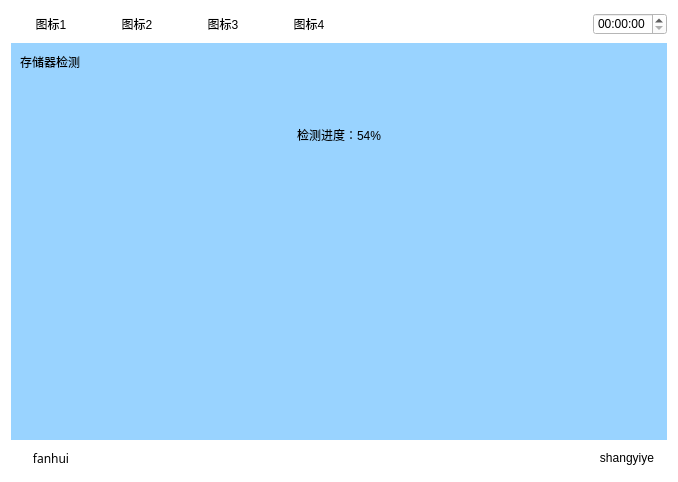
<?xml version="1.0" encoding="UTF-8"?>
<ui version="4.0">
 <class>Cunchuqijiance</class>
 <widget class="QWidget" name="Cunchuqijiance">
  <property name="geometry">
   <rect>
    <x>0</x>
    <y>0</y>
    <width>678</width>
    <height>482</height>
   </rect>
  </property>
  <property name="windowTitle">
   <string>Form</string>
  </property>
  <property name="styleSheet">
   <string notr="true">background-color: rgb(255, 255, 255);</string>
  </property>
  <layout class="QVBoxLayout" name="verticalLayout_3" stretch="1,5,1">
   <item>
    <layout class="QHBoxLayout" name="horizontalLayout_5">
     <item>
      <widget class="QPushButton" name="pushButton">
       <property name="text">
        <string>图标1</string>
       </property>
       <property name="flat">
        <bool>true</bool>
       </property>
      </widget>
     </item>
     <item>
      <widget class="QPushButton" name="pushButton_2">
       <property name="text">
        <string>图标2</string>
       </property>
       <property name="flat">
        <bool>true</bool>
       </property>
      </widget>
     </item>
     <item>
      <widget class="QPushButton" name="pushButton_3">
       <property name="text">
        <string>图标3</string>
       </property>
       <property name="flat">
        <bool>true</bool>
       </property>
      </widget>
     </item>
     <item>
      <widget class="QPushButton" name="pushButton_4">
       <property name="text">
        <string>图标4</string>
       </property>
       <property name="flat">
        <bool>true</bool>
       </property>
      </widget>
     </item>
     <item>
      <spacer name="horizontalSpacer_4">
       <property name="orientation">
        <enum>Qt::Horizontal</enum>
       </property>
       <property name="sizeHint" stdset="0">
        <size>
         <width>40</width>
         <height>20</height>
        </size>
       </property>
      </spacer>
     </item>
     <item>
      <widget class="QTimeEdit" name="timeEdit_2"/>
     </item>
    </layout>
   </item>
   <item>
    <widget class="QWidget" name="widget" native="true">
     <property name="sizePolicy">
      <sizepolicy hsizetype="Preferred" vsizetype="Preferred">
       <horstretch>0</horstretch>
       <verstretch>0</verstretch>
      </sizepolicy>
     </property>
     <property name="contextMenuPolicy">
      <enum>Qt::DefaultContextMenu</enum>
     </property>
     <property name="styleSheet">
      <string notr="true">background-color: rgb(153, 211, 255);</string>
     </property>
     <layout class="QVBoxLayout" name="verticalLayout_2">
      <item>
       <layout class="QHBoxLayout" name="horizontalLayout">
        <item>
         <widget class="QLabel" name="label">
          <property name="text">
           <string>存储器检测</string>
          </property>
          <property name="alignment">
           <set>Qt::AlignCenter</set>
          </property>
         </widget>
        </item>
        <item>
         <spacer name="horizontalSpacer">
          <property name="orientation">
           <enum>Qt::Horizontal</enum>
          </property>
          <property name="sizeHint" stdset="0">
           <size>
            <width>40</width>
            <height>20</height>
           </size>
          </property>
         </spacer>
        </item>
        <item>
         <layout class="QVBoxLayout" name="verticalLayout"/>
        </item>
       </layout>
      </item>
      <item>
       <widget class="QLabel" name="label_2">
        <property name="text">
         <string>检测进度：54%</string>
        </property>
        <property name="alignment">
         <set>Qt::AlignCenter</set>
        </property>
       </widget>
      </item>
      <item>
       <widget class="QLabel" name="label_3">
        <property name="sizePolicy">
         <sizepolicy hsizetype="Ignored" vsizetype="Ignored">
          <horstretch>0</horstretch>
          <verstretch>0</verstretch>
         </sizepolicy>
        </property>
        <property name="text">
         <string/>
        </property>
        <property name="pixmap">
         <pixmap resource="myimages.qrc">:/image/images/storage.svg</pixmap>
        </property>
        <property name="scaledContents">
         <bool>true</bool>
        </property>
        <property name="alignment">
         <set>Qt::AlignCenter</set>
        </property>
       </widget>
      </item>
      <item>
       <layout class="QHBoxLayout" name="horizontalLayout_7">
        <item>
         <widget class="QLabel" name="label_8">
          <property name="text">
           <string/>
          </property>
         </widget>
        </item>
       </layout>
      </item>
     </layout>
    </widget>
   </item>
   <item>
    <layout class="QHBoxLayout" name="horizontalLayout_2">
     <item>
      <widget class="QPushButton" name="returnIndex">
       <property name="font">
        <font>
         <family>AR PL UMing TW MBE</family>
        </font>
       </property>
       <property name="text">
        <string>fanhui</string>
       </property>
       <property name="flat">
        <bool>true</bool>
       </property>
      </widget>
     </item>
     <item>
      <spacer name="horizontalSpacer_2">
       <property name="orientation">
        <enum>Qt::Horizontal</enum>
       </property>
       <property name="sizeHint" stdset="0">
        <size>
         <width>40</width>
         <height>20</height>
        </size>
       </property>
      </spacer>
     </item>
     <item>
      <spacer name="horizontalSpacer_3">
       <property name="orientation">
        <enum>Qt::Horizontal</enum>
       </property>
       <property name="sizeHint" stdset="0">
        <size>
         <width>40</width>
         <height>20</height>
        </size>
       </property>
      </spacer>
     </item>
     <item>
      <widget class="QPushButton" name="returnPage">
       <property name="text">
        <string>shangyiye</string>
       </property>
       <property name="flat">
        <bool>true</bool>
       </property>
      </widget>
     </item>
    </layout>
   </item>
  </layout>
  <zorder>layoutWidget</zorder>
  <zorder>widget</zorder>
  <zorder>layoutWidget_2</zorder>
  <zorder>horizontalSpacer</zorder>
 </widget>
 <resources>
  <include location="myimages.qrc"/>
 </resources>
 <connections/>
</ui>
